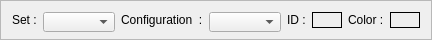
     <widget class="QFrame" name="current_set_and_configuration">
      <property name="sizePolicy">
       <sizepolicy hsizetype="Preferred" vsizetype="Preferred">
        <horstretch>0</horstretch>
        <verstretch>0</verstretch>
       </sizepolicy>
      </property>
      <property name="minimumSize">
       <size>
        <width>0</width>
        <height>40</height>
       </size>
      </property>
      <property name="maximumSize">
       <size>
        <width>16777215</width>
        <height>40</height>
       </size>
      </property>
      <property name="autoFillBackground">
       <bool>false</bool>
      </property>
      <property name="styleSheet">
       <string notr="true"/>
      </property>
      <property name="frameShape">
       <enum>QFrame::StyledPanel</enum>
      </property>
      <property name="frameShadow">
       <enum>QFrame::Plain</enum>
      </property>
      <layout class="QGridLayout" name="gridLayout">
       <item row="0" column="0">
        <widget class="QLabel" name="label">
         <property name="toolTip">
          <string/>
         </property>
         <property name="text">
          <string>Set :</string>
         </property>
        </widget>
       </item>
       <item row="0" column="3">
        <widget class="QComboBox" name="current_configuration">
         <property name="sizePolicy">
          <sizepolicy hsizetype="Expanding" vsizetype="Fixed">
           <horstretch>0</horstretch>
           <verstretch>0</verstretch>
          </sizepolicy>
         </property>
         <property name="minimumSize">
          <size>
           <width>0</width>
           <height>20</height>
          </size>
         </property>
         <property name="toolTip">
          <string>Current configuration</string>
         </property>
        </widget>
       </item>
       <item row="0" column="7">
        <widget class="QLabel" name="current_color">
         <property name="enabled">
          <bool>true</bool>
         </property>
         <property name="sizePolicy">
          <sizepolicy hsizetype="Preferred" vsizetype="Preferred">
           <horstretch>0</horstretch>
           <verstretch>0</verstretch>
          </sizepolicy>
         </property>
         <property name="minimumSize">
          <size>
           <width>30</width>
           <height>0</height>
          </size>
         </property>
         <property name="maximumSize">
          <size>
           <width>40</width>
           <height>16777215</height>
          </size>
         </property>
         <property name="mouseTracking">
          <bool>false</bool>
         </property>
         <property name="focusPolicy">
          <enum>Qt::NoFocus</enum>
         </property>
         <property name="toolTip">
          <string>Current configuration color</string>
         </property>
         <property name="autoFillBackground">
          <bool>true</bool>
         </property>
         <property name="styleSheet">
          <string notr="true"/>
         </property>
         <property name="frameShape">
          <enum>QFrame::Box</enum>
         </property>
         <property name="midLineWidth">
          <number>1</number>
         </property>
         <property name="text">
          <string/>
         </property>
         <property name="alignment">
          <set>Qt::AlignCenter</set>
         </property>
        </widget>
       </item>
       <item row="0" column="2">
        <widget class="QLabel" name="label_2">
         <property name="toolTip">
          <string/>
         </property>
         <property name="text">
          <string>Configuration  :</string>
         </property>
        </widget>
       </item>
       <item row="0" column="4">
        <widget class="QLabel" name="label_3">
         <property name="toolTip">
          <string/>
         </property>
         <property name="text">
          <string>ID :</string>
         </property>
        </widget>
       </item>
       <item row="0" column="5">
        <widget class="QLabel" name="current_id">
         <property name="enabled">
          <bool>true</bool>
         </property>
         <property name="sizePolicy">
          <sizepolicy hsizetype="Preferred" vsizetype="Preferred">
           <horstretch>0</horstretch>
           <verstretch>0</verstretch>
          </sizepolicy>
         </property>
         <property name="minimumSize">
          <size>
           <width>30</width>
           <height>0</height>
          </size>
         </property>
         <property name="maximumSize">
          <size>
           <width>40</width>
           <height>16777215</height>
          </size>
         </property>
         <property name="font">
          <font>
           <weight>75</weight>
           <bold>true</bold>
          </font>
         </property>
         <property name="mouseTracking">
          <bool>false</bool>
         </property>
         <property name="focusPolicy">
          <enum>Qt::NoFocus</enum>
         </property>
         <property name="toolTip">
          <string>Current configuration ID</string>
         </property>
         <property name="autoFillBackground">
          <bool>true</bool>
         </property>
         <property name="styleSheet">
          <string notr="true"/>
         </property>
         <property name="frameShape">
          <enum>QFrame::Box</enum>
         </property>
         <property name="midLineWidth">
          <number>1</number>
         </property>
         <property name="text">
          <string/>
         </property>
         <property name="alignment">
          <set>Qt::AlignCenter</set>
         </property>
        </widget>
       </item>
       <item row="0" column="6">
        <widget class="QLabel" name="label_27">
         <property name="toolTip">
          <string/>
         </property>
         <property name="text">
          <string>Color :</string>
         </property>
        </widget>
       </item>
       <item row="0" column="1">
        <widget class="QComboBox" name="current_set">
         <property name="sizePolicy">
          <sizepolicy hsizetype="Expanding" vsizetype="Fixed">
           <horstretch>0</horstretch>
           <verstretch>0</verstretch>
          </sizepolicy>
         </property>
         <property name="minimumSize">
          <size>
           <width>0</width>
           <height>20</height>
          </size>
         </property>
         <property name="toolTip">
          <string>Current set of configurations</string>
         </property>
        </widget>
       </item>
      </layout>
     </widget>
